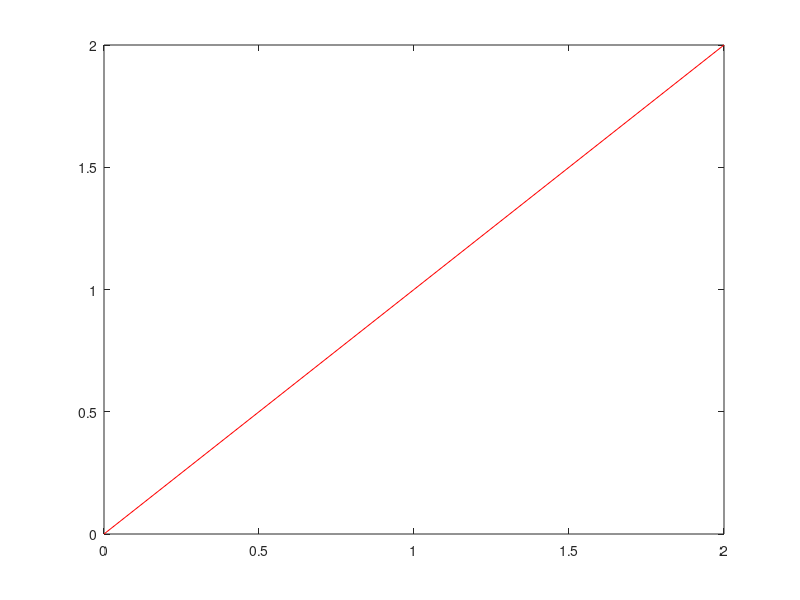

Here is the MATLAB script that generated this plot: (Note: this script raises an error after producing the figure.)



numBots = 3;
X_i = [0;1;2;0;1;2;0;1;2];
P_i = .01*eye(length(X_i));
Y_m = [0;1.4142;2.8284;1.4142;0;1.4142;2.8284;1.4142;0] + .01*(2*rand(9,1)-1);
X_dot = zeros(length(X_i),1);
dt =.01;
Q = 1e-4*P_i;
R = 1*eye(3*numBots);

X_0 = X_i;
figure()
plot(X_0(1:numBots), X_0(numBots+1:2*numBots), 'r');
hold on;
plot(X_f(1:numBots), X_f(numBots+1:2*numBots), 'b');

for t = 1:100
    [X_f,P_f] = Central_swarm_EKF(X_i,P_i,Y_m, X_dot, dt,Q, R);
    X_dot = (X_f-X_i)/dt;
    X_i = X_f;
    P_i = P_f;
    plot(X_f(1:numBots), X_f(numBots+1:2*numBots), 'b');
    hold on;
    %pause(2);
end

